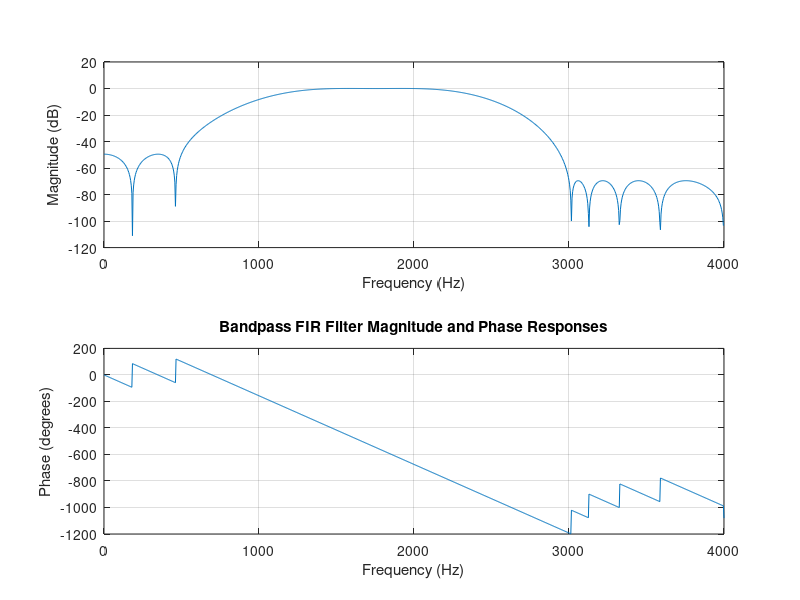

MATLAB code for this plot:
% ===================================================================================
% Project: Design & Verification of MATLAB Audio Signal Filtering & Noise Reduction
% ===================================================================================
clear; close all; clc;

fs = 8000;                         
F = [500, 1500, 2000, 3000];      % Band edges in Hz
A = [0, 1, 0];                    % Desired amplitude per band
Dev = [0.01, 0.01, 0.001];        % Ripples: stop1, pass, stop2

% Estimate order and design
[N, Fo, Ao, W] = firpmord(F, A, Dev, fs);
N=23;
h = firpm(N, Fo, Ao, W);

%  Display filter info
fprintf('Filter order N = %d\n', N);
fprintf('Filter length = %d\n', length(h));
fprintf('Number of coefficients = %d\n\n', length(h));

% Display all coefficients in table
fprintf('FILTER COEFFICIENTS\n');
fprintf('n\t\th[n]\n');
fprintf('--------------------\n');
for n = 1:length(h)
    fprintf('%2d\t% .6f\n', n-1, h(n));
end
fprintf('\n');

%  Plot frequency response
figure;
freqz(h, 1, 1024, fs);
title('Bandpass FIR Filter Magnitude and Phase Responses');

% Verification
[H, f] = freqz(h, 1, 4096, fs);
H_db = 20*log10(abs(H));

% Stopband 1
stop1_max_db = max(H_db(f <= 500));
stop1_max_linear = 10^(stop1_max_db/20);

% Passband
H_pass = abs(H(f >= 1500 & f <= 2000));
passband_ripple = max(H_pass) - min(H_pass);

% Stopband 2
stop2_max_db = max(H_db(f >= 3000));
stop2_max_linear = 10^(stop2_max_db/20);

% Display verification
fprintf('    VERIFICATION RESULTS \n');
fprintf('Stopband 1 (0-500 Hz):\n');
fprintf('  Max magnitude: %.2f dB (%.6f linear)\n', stop1_max_db, stop1_max_linear);
if stop1_max_linear <= 0.01
    fprintf('  Spec: ≤ 0.01 linear (≤ -40 dB) PASS\n\n');
else
    fprintf('  Spec: ≤ 0.01 linear (≤ -40 dB) FAIL\n\n');
end

fprintf('Passband (1500-2000 Hz):\n');
fprintf('  Ripple: %.6f linear\n', passband_ripple);
if passband_ripple <= 0.01
    fprintf('  Spec: ≤ 0.01 linear PASS\n\n');
else
    fprintf('  Spec: ≤ 0.01 linear FAIL\n\n');
end

fprintf('Stopband 2 (3000-4000 Hz):\n');
fprintf('  Max magnitude: %.2f dB (%.6f linear)\n', stop2_max_db, stop2_max_linear);
if stop2_max_linear <= 0.001
    fprintf('  Spec: ≤ 0.001 linear (≤ -60 dB) PASS\n');
else
    fprintf('  Spec: ≤ 0.001 linear (≤ -60 dB) FAIL\n');
end
